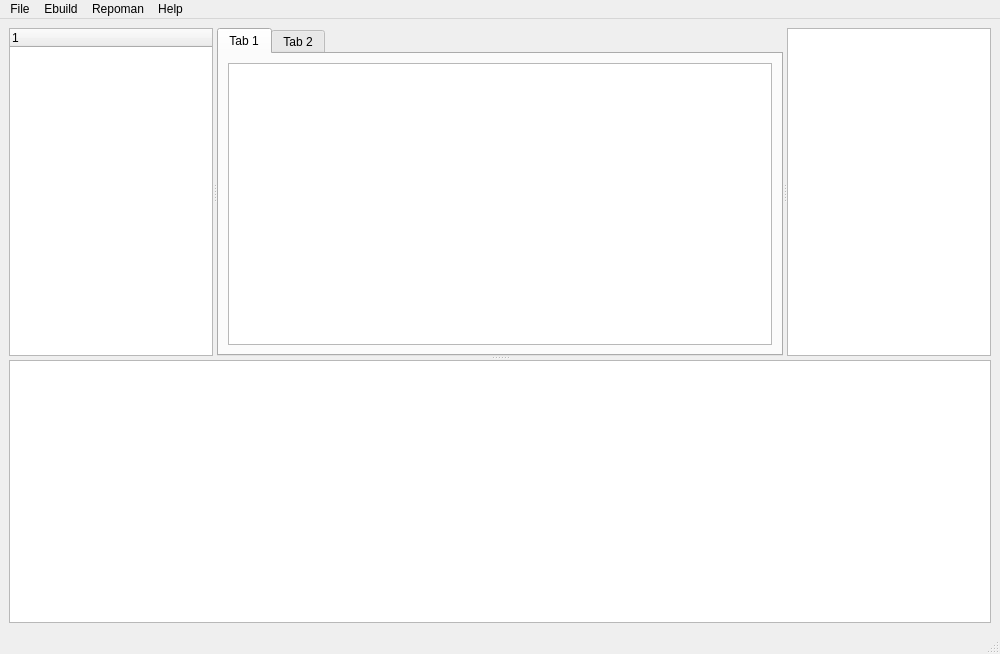
<?xml version="1.0" encoding="UTF-8"?>
<ui version="4.0">
 <class>MainWindow</class>
 <widget class="QMainWindow" name="MainWindow">
  <property name="geometry">
   <rect>
    <x>0</x>
    <y>0</y>
    <width>1000</width>
    <height>654</height>
   </rect>
  </property>
  <property name="windowTitle">
   <string>MainWindow</string>
  </property>
  <widget class="QWidget" name="centralwidget">
   <property name="enabled">
    <bool>true</bool>
   </property>
   <property name="minimumSize">
    <size>
     <width>700</width>
     <height>500</height>
    </size>
   </property>
   <property name="acceptDrops">
    <bool>false</bool>
   </property>
   <property name="autoFillBackground">
    <bool>false</bool>
   </property>
   <layout class="QGridLayout" name="gridLayout">
    <item row="0" column="0">
     <widget class="QSplitter" name="splitter_2">
      <property name="orientation">
       <enum>Qt::Vertical</enum>
      </property>
      <widget class="QSplitter" name="splitter">
       <property name="sizePolicy">
        <sizepolicy hsizetype="Expanding" vsizetype="Expanding">
         <horstretch>0</horstretch>
         <verstretch>0</verstretch>
        </sizepolicy>
       </property>
       <property name="orientation">
        <enum>Qt::Horizontal</enum>
       </property>
       <widget class="QTreeWidget" name="treeWidget">
        <property name="sizeAdjustPolicy">
         <enum>QAbstractScrollArea::AdjustToContents</enum>
        </property>
        <column>
         <property name="text">
          <string notr="true">1</string>
         </property>
        </column>
       </widget>
       <widget class="QTabWidget" name="tabWidget">
        <property name="sizePolicy">
         <sizepolicy hsizetype="Preferred" vsizetype="Preferred">
          <horstretch>0</horstretch>
          <verstretch>0</verstretch>
         </sizepolicy>
        </property>
        <property name="currentIndex">
         <number>0</number>
        </property>
        <widget class="QWidget" name="tab">
         <attribute name="title">
          <string>Tab 1</string>
         </attribute>
         <layout class="QGridLayout" name="gridLayout_2">
          <item row="0" column="0">
           <widget class="QTextEdit" name="textEdit"/>
          </item>
         </layout>
        </widget>
        <widget class="QWidget" name="tab_2">
         <attribute name="title">
          <string>Tab 2</string>
         </attribute>
         <layout class="QGridLayout" name="gridLayout_3">
          <item row="0" column="0">
           <widget class="QTextEdit" name="textEdit_2"/>
          </item>
         </layout>
        </widget>
       </widget>
       <widget class="QListWidget" name="listWidget">
        <property name="sizeAdjustPolicy">
         <enum>QAbstractScrollArea::AdjustToContents</enum>
        </property>
       </widget>
      </widget>
      <widget class="QTextBrowser" name="textBrowser"/>
     </widget>
    </item>
   </layout>
  </widget>
  <widget class="QMenuBar" name="menubar">
   <property name="geometry">
    <rect>
     <x>0</x>
     <y>0</y>
     <width>1000</width>
     <height>18</height>
    </rect>
   </property>
   <widget class="QMenu" name="menuFile">
    <property name="title">
     <string>File</string>
    </property>
    <addaction name="actionNew"/>
    <addaction name="actionOpen"/>
    <addaction name="actionSave"/>
    <addaction name="actionSave_As"/>
    <addaction name="actionClose"/>
    <addaction name="actionQuit"/>
   </widget>
   <widget class="QMenu" name="menuEbuild">
    <property name="title">
     <string>Ebuild</string>
    </property>
    <addaction name="actionSetup"/>
    <addaction name="actionClean"/>
    <addaction name="actionFetch"/>
    <addaction name="actiondigest"/>
    <addaction name="actionManifest_2"/>
    <addaction name="actionUnpack"/>
    <addaction name="actionPrepare"/>
    <addaction name="actionConfigure"/>
    <addaction name="actionCompile"/>
    <addaction name="actionTest"/>
    <addaction name="actionPreinst"/>
    <addaction name="actionInstall"/>
    <addaction name="actionInstprep"/>
    <addaction name="actionPostinst"/>
    <addaction name="actionQmerge"/>
    <addaction name="actionMerge"/>
    <addaction name="actionUnmerge"/>
    <addaction name="actionPrerm"/>
    <addaction name="actionPostrm"/>
    <addaction name="actionConfig"/>
    <addaction name="actionPackage"/>
    <addaction name="actionRpm"/>
   </widget>
   <widget class="QMenu" name="menuRepoman">
    <property name="title">
     <string>Repoman</string>
    </property>
    <addaction name="actionCommit"/>
    <addaction name="actionFix"/>
    <addaction name="actionFull"/>
    <addaction name="actionManifest"/>
    <addaction name="actionManifest_Check"/>
    <addaction name="actionScan"/>
   </widget>
   <widget class="QMenu" name="menuHelp">
    <property name="title">
     <string>Help</string>
    </property>
    <addaction name="actionAbout_Leaden"/>
   </widget>
   <addaction name="menuFile"/>
   <addaction name="menuEbuild"/>
   <addaction name="menuRepoman"/>
   <addaction name="menuHelp"/>
  </widget>
  <widget class="QStatusBar" name="statusbar"/>
  <action name="actionNew">
   <property name="text">
    <string>New</string>
   </property>
  </action>
  <action name="actionOpen">
   <property name="text">
    <string>Open</string>
   </property>
  </action>
  <action name="actionSave">
   <property name="text">
    <string>Save</string>
   </property>
  </action>
  <action name="actionSave_As">
   <property name="text">
    <string>Save As</string>
   </property>
  </action>
  <action name="actionClose">
   <property name="text">
    <string>Close</string>
   </property>
  </action>
  <action name="actionQuit">
   <property name="text">
    <string>Quit</string>
   </property>
  </action>
  <action name="actionAbout_Leaden">
   <property name="text">
    <string>About Leaden</string>
   </property>
  </action>
  <action name="actionCommit">
   <property name="text">
    <string>Commit</string>
   </property>
  </action>
  <action name="actionFix">
   <property name="text">
    <string>Fix</string>
   </property>
  </action>
  <action name="actionFull">
   <property name="text">
    <string>Full</string>
   </property>
  </action>
  <action name="actionHelp">
   <property name="text">
    <string>Help</string>
   </property>
  </action>
  <action name="actionManifest">
   <property name="text">
    <string>Manifest</string>
   </property>
  </action>
  <action name="actionManifest_Check">
   <property name="text">
    <string>Manifest-Check</string>
   </property>
  </action>
  <action name="actionScan">
   <property name="text">
    <string>Scan</string>
   </property>
  </action>
  <action name="actionSetup">
   <property name="text">
    <string>Setup</string>
   </property>
  </action>
  <action name="actionClean">
   <property name="text">
    <string>Clean</string>
   </property>
  </action>
  <action name="actionFetch">
   <property name="text">
    <string>Fetch</string>
   </property>
  </action>
  <action name="actiondigest">
   <property name="text">
    <string>Digest</string>
   </property>
  </action>
  <action name="actionManifest_2">
   <property name="text">
    <string>Manifest</string>
   </property>
  </action>
  <action name="actionUnpack">
   <property name="text">
    <string>Unpack</string>
   </property>
  </action>
  <action name="actionPrepare">
   <property name="text">
    <string>Prepare</string>
   </property>
  </action>
  <action name="actionConfigure">
   <property name="text">
    <string>Configure</string>
   </property>
  </action>
  <action name="actionCompile">
   <property name="text">
    <string>Compile</string>
   </property>
  </action>
  <action name="actionTest">
   <property name="text">
    <string>Test</string>
   </property>
  </action>
  <action name="actionPreinst">
   <property name="text">
    <string>Preinst</string>
   </property>
  </action>
  <action name="actionInstall">
   <property name="text">
    <string>Install</string>
   </property>
  </action>
  <action name="actionInstprep">
   <property name="text">
    <string>Instprep</string>
   </property>
  </action>
  <action name="actionPostinst">
   <property name="text">
    <string>Postinst</string>
   </property>
  </action>
  <action name="actionQmerge">
   <property name="text">
    <string>Qmerge</string>
   </property>
  </action>
  <action name="actionMerge">
   <property name="text">
    <string>Merge</string>
   </property>
  </action>
  <action name="actionUnmerge">
   <property name="text">
    <string>Unmerge</string>
   </property>
  </action>
  <action name="actionPrerm">
   <property name="text">
    <string>Prerm</string>
   </property>
  </action>
  <action name="actionPostrm">
   <property name="text">
    <string>Postrm</string>
   </property>
  </action>
  <action name="actionConfig">
   <property name="text">
    <string>Config</string>
   </property>
  </action>
  <action name="actionPackage">
   <property name="text">
    <string>Package</string>
   </property>
  </action>
  <action name="actionRpm">
   <property name="text">
    <string>Rpm</string>
   </property>
  </action>
 </widget>
 <resources/>
 <connections/>
</ui>
